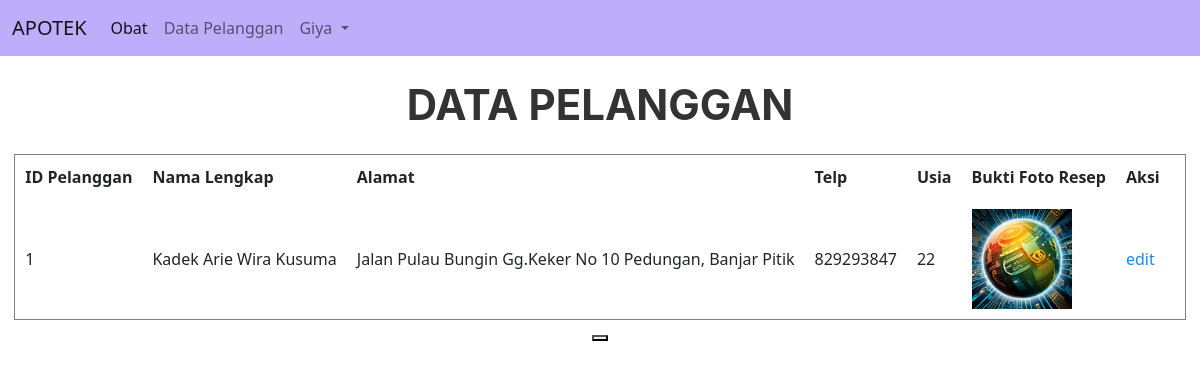
Screenshot of /view/dashboard.php?page=pelanggan (signed in) with the database file from the repository.
### tables this page shows
CREATE TABLE `tb_pelanggan` (
  `idpelanggan` int(4) NOT NULL,
  `namalengkap` varchar(50) NOT NULL,
  `alamat` varchar(100) NOT NULL,
  `telp` int(15) NOT NULL,
  `usia` int(3) NOT NULL,
  `buktifotoresep` varchar(255) NOT NULL
);

### view/view_pelanggan.php (the view, shortened to what this page needs)
<center>
    <h1 class="mt-4"><b>DATA PELANGGAN</b></h1>
    <table class="mt-4" border="1" cellpadding="10" cellspacing="0">
        <tr>
            <th>ID Pelanggan</th>
            <th>Nama Lengkap</th>
            <th>Alamat</th>
            <th>Telp</th>
            <th>Usia</th>
            <th>Bukti Foto Resep</th>
            <th colspan="2">Aksi</th>
        </tr>
        <?php
            $query = mysqli_query($koneksi, "SELECT * FROM tb_pelanggan ORDER BY idpelanggan DESC");
                while($baris = mysqli_fetch_assoc($query)){
            ?>
        <tr>
            <td><?= $baris['idpelanggan'];?></td>
            <td><?= $baris['namalengkap'];?></td>
            <td><?= $baris['alamat'];?></td>
            <td><?= $baris['telp'];?></td>
            <td><?= $baris['usia'];?></td>
            <td><img src="../gambar/<?= $baris['buktifotoresep'];?>" alt="" width="100px" height="100px"></td>
            <td><a href="../update/edit_pelanggan.php?idpelanggan=<?= $baris['idpelanggan'];?>">edit</a></td>
            <?php
                $idpelanggan = $baris['idpelanggan'];
                $hide_delete = mysqli_query($koneksi, "SELECT COUNT(*) as total FROM tb_transaksi INNER JOIN tb_pelanggan USING(idpelanggan) WHERE idpelanggan = $idpelanggan");
                $cek = mysqli_fetch_row($hide_delete);
                if($cek['0']==0){
                ?>
            <td><a href="../delete/delete_pelanggan.php?idpelanggan=<?= $baris['idpelanggan'];?>">Delete</a></td>
            <?php
                }else{
                    echo "<td></td>";
                }
                ?>
        </tr>
        <?php
            }
            ?>
    </table>
    <button>
    </button>
</center>

### rows the page displays
tb_pelanggan: idpelanggan "1", namalengkap "Kadek Arie Wira Kusuma", alamat "Jalan Pulau Bungin Gg.Keker No 10 Pedungan, Banjar Pitik", telp "829293847", usia "22", buktifotoresep (picture)

### other values shown
$_SESSION['username'] "Giya"
